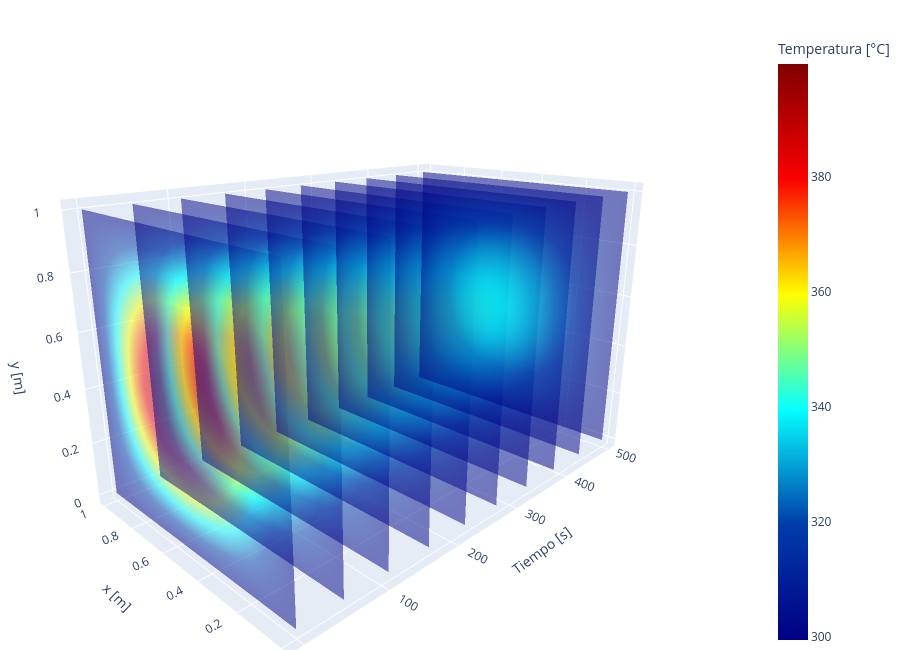

Notebook source saved alongside this figure:
### Code cell
fig = graficar_planos(Temperatura_PINN, Lx, Ly, tiempos=t, n_planos=10, opacidad=0.5)
fig.show()

### Figure 1 — Plotly figure (JSON) as saved in the notebook; plotly's stock layout.template omitted (floating-point values rounded to 4 significant figures; data arrays with more than 128 entries replaced by an {"elided": "..."} marker saying what was removed)
{"data": [{"cmax": 399.7, "cmin": 299.5, "colorbar": {"title": {"text": "Temperatura [°C]"}}, "colorscale": [[0.0, "rgb(0,0,131)"], [0.2, "rgb(0,60,170)"], [0.4, "rgb(5,255,255)"], [0.6, "rgb(255,255,0)"], [0.8, "rgb(250,0,0)"], [1.0, "rgb(128,0,0)"]], "hovertemplate": "Tiempo / índice = %{x:.3f}<br>x = %{y:.3f} m<br>y = %{z:.3f} m<br>T = %{surfacecolor:.2f} °C<extra>%{fullData.name}</extra>", "lighting": {"ambient": 1, "diffuse": 0, "specular": 0}, "name": "Temperatura[0]", "opacity": 0.5, "showscale": true, "surfacecolor": {"elided": "30x30 float values"}, "type": "surface", "x": {"elided": "30x30 float values"}, "y": {"elided": "30x30 float values"}, "z": {"elided": "30x30 float values"}}, {"cmax": 399.7, "cmin": 299.5, "colorbar": {"title": {"text": "Temperatura [°C]"}}, "colorscale": [[0.0, "rgb(0,0,131)"], [0.2, "rgb(0,60,170)"], [0.4, "rgb(5,255,255)"], [0.6, "rgb(255,255,0)"], [0.8, "rgb(250,0,0)"], [1.0, "rgb(128,0,0)"]], "hovertemplate": "Tiempo / índice = %{x:.3f}<br>x = %{y:.3f} m<br>y = %{z:.3f} m<br>T = %{surfacecolor:.2f} °C<extra>%{fullData.name}</extra>", "lighting": {"ambient": 1, "diffuse": 0, "specular": 0}, "name": "Temperatura[20]", "opacity": 0.5, "showscale": false, "surfacecolor": {"elided": "30x30 float values"}, "type": "surface", "x": {"elided": "30x30 float values"}, "y": {"elided": "30x30 float values"}, "z": {"elided": "30x30 float values"}}, {"cmax": 399.7, "cmin": 299.5, "colorbar": {"title": {"text": "Temperatura [°C]"}}, "colorscale": [[0.0, "rgb(0,0,131)"], [0.2, "rgb(0,60,170)"], [0.4, "rgb(5,255,255)"], [0.6, "rgb(255,255,0)"], [0.8, "rgb(250,0,0)"], [1.0, "rgb(128,0,0)"]], "hovertemplate": "Tiempo / índice = %{x:.3f}<br>x = %{y:.3f} m<br>y = %{z:.3f} m<br>T = %{surfacecolor:.2f} °C<extra>%{fullData.name}</extra>", "lighting": {"ambient": 1, "diffuse": 0, "specular": 0}, "name": "Temperatura[41]", "opacity": 0.5, "showscale": false, "surfacecolor": {"elided": "30x30 float values"}, "type": "surface", "x": {"elided": "30x30 float values"}, "y": {"elided": "30x30 float values"}, "z": {"elided": "30x30 float values"}}, {"cmax": 399.7, "cmin": 299.5, "colorbar": {"title": {"text": "Temperatura [°C]"}}, "colorscale": [[0.0, "rgb(0,0,131)"], [0.2, "rgb(0,60,170)"], [0.4, "rgb(5,255,255)"], [0.6, "rgb(255,255,0)"], [0.8, "rgb(250,0,0)"], [1.0, "rgb(128,0,0)"]], "hovertemplate": "Tiempo / índice = %{x:.3f}<br>x = %{y:.3f} m<br>y = %{z:.3f} m<br>T = %{surfacecolor:.2f} °C<extra>%{fullData.name}</extra>", "lighting": {"ambient": 1, "diffuse": 0, "specular": 0}, "name": "Temperatura[62]", "opacity": 0.5, "showscale": false, "surfacecolor": {"elided": "30x30 float values"}, "type": "surface", "x": {"elided": "30x30 float values"}, "y": {"elided": "30x30 float values"}, "z": {"elided": "30x30 float values"}}, {"cmax": 399.7, "cmin": 299.5, "colorbar": {"title": {"text": "Temperatura [°C]"}}, "colorscale": [[0.0, "rgb(0,0,131)"], [0.2, "rgb(0,60,170)"], [0.4, "rgb(5,255,255)"], [0.6, "rgb(255,255,0)"], [0.8, "rgb(250,0,0)"], [1.0, "rgb(128,0,0)"]], "hovertemplate": "Tiempo / índice = %{x:.3f}<br>x = %{y:.3f} m<br>y = %{z:.3f} m<br>T = %{surfacecolor:.2f} °C<extra>%{fullData.name}</extra>", "lighting": {"ambient": 1, "diffuse": 0, "specular": 0}, "name": "Temperatura[83]", "opacity": 0.5, "showscale": false, "surfacecolor": {"elided": "30x30 float values"}, "type": "surface", "x": {"elided": "30x30 float values"}, "y": {"elided": "30x30 float values"}, "z": {"elided": "30x30 float values"}}, {"cmax": 399.7, "cmin": 299.5, "colorbar": {"title": {"text": "Temperatura [°C]"}}, "colorscale": [[0.0, "rgb(0,0,131)"], [0.2, "rgb(0,60,170)"], [0.4, "rgb(5,255,255)"], [0.6, "rgb(255,255,0)"], [0.8, "rgb(250,0,0)"], [1.0, "rgb(128,0,0)"]], "hovertemplate": "Tiempo / índice = %{x:.3f}<br>x = %{y:.3f} m<br>y = %{z:.3f} m<br>T = %{surfacecolor:.2f} °C<extra>%{fullData.name}</extra>", "lighting": {"ambient": 1, "diffuse": 0, "specular": 0}, "name": "Temperatura[103]", "opacity": 0.5, "showscale": false, "surfacecolor": {"elided": "30x30 float values"}, "type": "surface", "x": {"elided": "30x30 float values"}, "y": {"elided": "30x30 float values"}, "z": {"elided": "30x30 float values"}}, {"cmax": 399.7, "cmin": 299.5, "colorbar": {"title": {"text": "Temperatura [°C]"}}, "colorscale": [[0.0, "rgb(0,0,131)"], [0.2, "rgb(0,60,170)"], [0.4, "rgb(5,255,255)"], [0.6, "rgb(255,255,0)"], [0.8, "rgb(250,0,0)"], [1.0, "rgb(128,0,0)"]], "hovertemplate": "Tiempo / índice = %{x:.3f}<br>x = %{y:.3f} m<br>y = %{z:.3f} m<br>T = %{surfacecolor:.2f} °C<extra>%{fullData.name}</extra>", "lighting": {"ambient": 1, "diffuse": 0, "specular": 0}, "name": "Temperatura[124]", "opacity": 0.5, "showscale": false, "surfacecolor": {"elided": "30x30 float values"}, "type": "surface", "x": {"elided": "30x30 float values"}, "y": {"elided": "30x30 float values"}, "z": {"elided": "30x30 float values"}}, {"cmax": 399.7, "cmin": 299.5, "colorbar": {"title": {"text": "Temperatura [°C]"}}, "colorscale": [[0.0, "rgb(0,0,131)"], [0.2, "rgb(0,60,170)"], [0.4, "rgb(5,255,255)"], [0.6, "rgb(255,255,0)"], [0.8, "rgb(250,0,0)"], [1.0, "rgb(128,0,0)"]], "hovertemplate": "Tiempo / índice = %{x:.3f}<br>x = %{y:.3f} m<br>y = %{z:.3f} m<br>T = %{surfacecolor:.2f} °C<extra>%{fullData.name}</extra>", "lighting": {"ambient": 1, "diffuse": 0, "specular": 0}, "name": "Temperatura[145]", "opacity": 0.5, "showscale": false, "surfacecolor": {"elided": "30x30 float values"}, "type": "surface", "x": {"elided": "30x30 float values"}, "y": {"elided": "30x30 float values"}, "z": {"elided": "30x30 float values"}}, {"cmax": 399.7, "cmin": 299.5, "colorbar": {"title": {"text": "Temperatura [°C]"}}, "colorscale": [[0.0, "rgb(0,0,131)"], [0.2, "rgb(0,60,170)"], [0.4, "rgb(5,255,255)"], [0.6, "rgb(255,255,0)"], [0.8, "rgb(250,0,0)"], [1.0, "rgb(128,0,0)"]], "hovertemplate": "Tiempo / índice = %{x:.3f}<br>x = %{y:.3f} m<br>y = %{z:.3f} m<br>T = %{surfacecolor:.2f} °C<extra>%{fullData.name}</extra>", "lighting": {"ambient": 1, "diffuse": 0, "specular": 0}, "name": "Temperatura[166]", "opacity": 0.5, "showscale": false, "surfacecolor": {"elided": "30x30 float values"}, "type": "surface", "x": {"elided": "30x30 float values"}, "y": {"elided": "30x30 float values"}, "z": {"elided": "30x30 float values"}}, {"cmax": 399.7, "cmin": 299.5, "colorbar": {"title": {"text": "Temperatura [°C]"}}, "colorscale": [[0.0, "rgb(0,0,131)"], [0.2, "rgb(0,60,170)"], [0.4, "rgb(5,255,255)"], [0.6, "rgb(255,255,0)"], [0.8, "rgb(250,0,0)"], [1.0, "rgb(128,0,0)"]], "hovertemplate": "Tiempo / índice = %{x:.3f}<br>x = %{y:.3f} m<br>y = %{z:.3f} m<br>T = %{surfacecolor:.2f} °C<extra>%{fullData.name}</extra>", "lighting": {"ambient": 1, "diffuse": 0, "specular": 0}, "name": "Temperatura[187]", "opacity": 0.5, "showscale": false, "surfacecolor": {"elided": "30x30 float values"}, "type": "surface", "x": {"elided": "30x30 float values"}, "y": {"elided": "30x30 float values"}, "z": {"elided": "30x30 float values"}}], "layout": {"height": 650, "margin": {"b": 0, "l": 0, "r": 0, "t": 30}, "scene": {"aspectmode": "manual", "aspectratio": {"x": 1.6, "y": 1, "z": 1.0}, "camera": {"eye": {"x": -1.7, "y": -1.7, "z": 0.8}}, "xaxis": {"title": {"text": "Tiempo [s]"}}, "yaxis": {"title": {"text": "x [m]"}}, "zaxis": {"title": {"text": "y [m]"}}}}}
